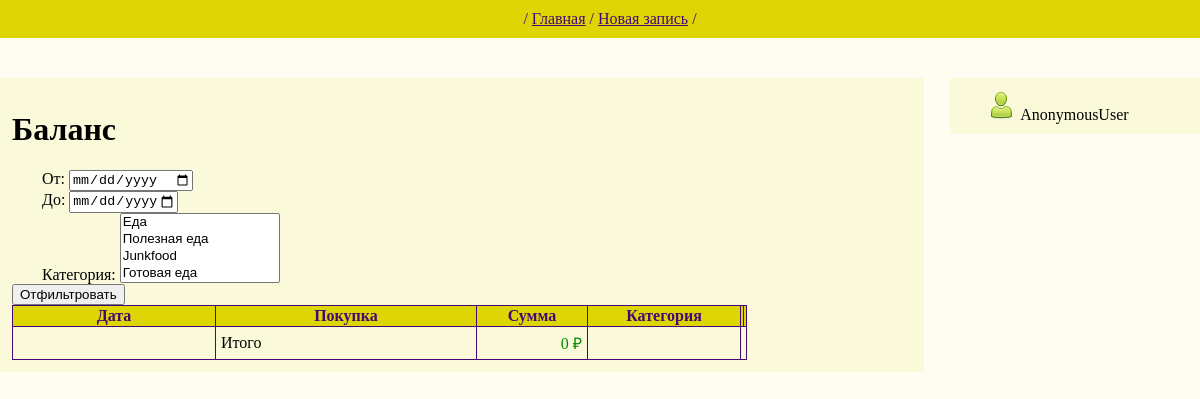
Before: / with the older database file.
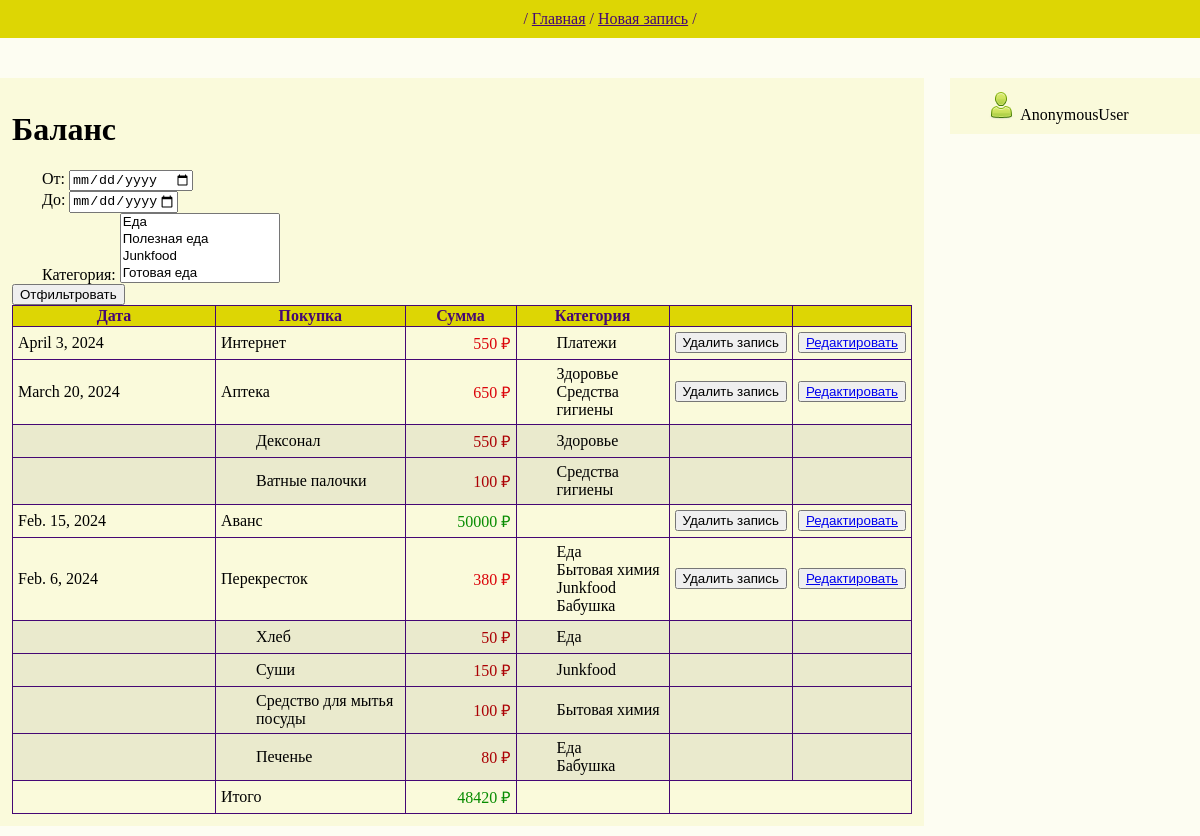
After: the same page with the newer database file.
### bookkeeping/models.py (models this page shows, shortened)
class Record(models.Model):
    sum = models.FloatField()
    text = models.TextField()
    date = models.DateField()
    includes_items = models.BooleanField(default=False)
    is_income = models.BooleanField(default=False)
    category = models.ManyToManyField(Category, through='RecordCategory', null=True)

class Category(models.Model):
    name = models.CharField(max_length=255)
    def __str__(self):
        return self.name

class Item(models.Model):
    name = models.TextField()
    cost = models.FloatField()
    category = models.ManyToManyField(Category, through='ItemCategory')
    record = models.ForeignKey(Record, on_delete=models.SET_NULL, null=True)
    amount = models.FloatField(null=True)

### bookkeeping/views.py (the view)
# urls.py: path('', RecordList.as_view()),
class RecordList(ListView):
    model = Record
    ordering = '-date'
    template_name = 'finances.html'
    context_object_name = 'records'
    def get_queryset(self):
        queryset = super().get_queryset()
        self.filterset = RecordFilter(self.request.GET, queryset)
        print(self)
        return self.filterset.qs
    def get_context_data(self, ** kwargs):
        category = self.request.GET.get('category__icontains')
        context = super().get_context_data(**kwargs)
        result = 0
        items = {}
        for i in self.object_list:
            if i.is_income:
                result += i.sum
            else:
                if i.includes_items and category:
                    i_item = Item.objects.filter(record = i.id, category = int(category))
                    for j in i_item:
                        result -= j.cost
                        print(j.cost)
                else:
                    result -= i.sum
            if Item.objects.filter(record = i.id):
                items[i.id] = Item.objects.filter(record = i.id)
        context['result'] = result
        context['items'] = items
        context['filterset'] = self.filterset
        return context

### bookkeeping/templatetags/custom_filters.py (called while the page is built)
@register.filter()
def find_items(items, register_id):
    if register_id in items:
        return items[register_id]

### templates/finances.html (shortened to what this page needs)
{% extends 'default.html' %}
{% load custom_filters %}
{% block content %}
<h1>Баланс</h1>
    <form action="" method="get">
       {{ filterset.form.as_p }}
       <input type="submit" value="Отфильтровать" />
    </form>
    <table>
        <tr>
            <th class = "date">Дата</th>
            <th>Покупка</th>
            <th>Сумма</th>
            <th class = "category">Категория</th>
            <th></th>
            <th></th>
        </tr>
        {% for record in records %}
           {% if record.is_income %}
           <tr class = "income">
           {% else %}
           <tr class = "spending">
           {% endif %}
               <td class = "date">{{ record.date }}</td>
               <td class = "spending">{{ record.text }}</td>
               <td class = "sum">{{ record.sum|floatformat:"-2" }} ₽</td>
               <td class = "category">
               {% if not record.is_income %}
               {% for category in record.category.all %}
               {{ category }}<br>
               {% endfor %}
               {% endif %}
                </td>
                <td class = "sum"><form action="/{{ record.id }}/record_delete/" method="post">
                    <input type="submit" value="Удалить запись">
                </form></td>
                <td><button> <a href="/{{ record.id }}/record_update/">Редактировать</a> </button></td>
           </tr>
            {% if record.includes_items %}
            {% for item in items|find_items:record.id %}
            <tr class = "items">
                <td class = "date"></td>
               <td class = "spending">{{ item.name }}</td>
               <td class = "sum">{{ item.cost|floatformat:"-2" }} ₽</td>
               <td class = "category">
               {% for itemcategory in item.category.all %}
               {{ itemcategory }}<br>
               {% endfor %}
                </td>
                <td></td>
                <td></td>
            </tr>
            {% endfor %}
            {% endif %}
        {% endfor %}
        {% if result < 0 %}
        <tr class = "spending">
        {% else %}
        <tr class = "income">
        {% endif %}
               <td class = "date"></td>
               <td class = "spending">Итого</td>
               <td class = "sum">
                    {{ result|floatformat:"-2" }} ₽
               </td>
               <td class = "category"></td>
           </tr>
    </table>
{% endblock content %}

Changed rows visible on the page:
added Record: date "April 3, 2024", text "Интернет", sum "550"
now on this page (row unchanged): Category: name "Платежи", shown under "April 3, 2024"
added Record: date "March 20, 2024", text "Аптека", sum "650"
now on this page (row unchanged): Category: name "Здоровье"
now on this page (row unchanged): Category: name "Средства гигиены"
added Item: name "Дексонал", cost "550", shown under "March 20, 2024"
added Item: name "Ватные палочки", cost "100", shown under "March 20, 2024"
added Record: date "Feb. 15, 2024", text "Аванс", sum "50000"
added Record: date "Feb. 6, 2024", text "Перекресток", sum "380"
now on this page (row unchanged): Category: name "Еда"
now on this page (row unchanged): Category: name "Бытовая химия"
now on this page (row unchanged): Category: name "Junkfood"
now on this page (row unchanged): Category: name "Бабушка"
added Item: name "Хлеб", cost "50", shown under "Feb. 6, 2024"
added Item: name "Суши", cost "150", shown under "Feb. 6, 2024"
added Item: name "Средство для мытья посуды", cost "100", shown under "Feb. 6, 2024"
added Item: name "Печенье", cost "80", shown under "Feb. 6, 2024"
Other visible differences:
{{ result|floatformat:"-2" }}: "0" → "48420"
